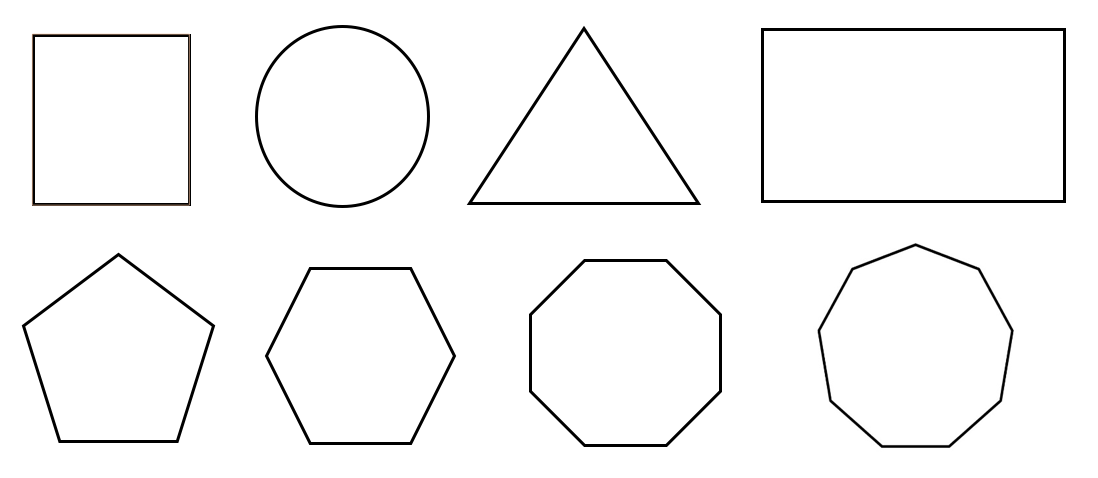
#> input picture images/shapes_d.png, 1098 x 478 px
$ python ShapeDetection.py
#> lines starting #> are read from the running program, lines starting #| are printed output that depends on the picture; after the words box and inside, x2 and y2 are one past the last pixel; in counts of white or black regions, pixels touching at a corner belong together
import cv2

image = cv2.imread("images/shapes_d.png")
#> image is the input picture: shape (478, 1098, 3); mean B, G, R 247.6, 247.6, 247.7
gray_image = cv2.cvtColor(image, cv2.COLOR_BGR2GRAY)

# Get the thresholds
thresh = cv2.Canny(gray_image, 200, 255)
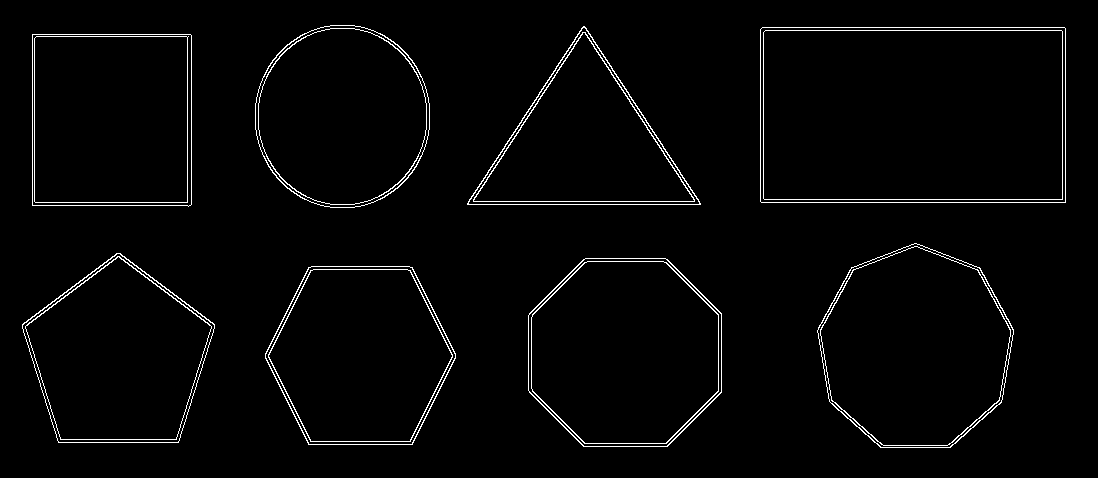
#> thresh: shape (478, 1098); 2.2% white in thin lines or dots, all inside (x1, y1, x2, y2) = (22, 25, 1066, 448)

# Get the contours
contours, _ = cv2.findContours(thresh.copy(), cv2.RETR_LIST, cv2.CHAIN_APPROX_NONE)
#> contours = 32 contours; largest, box (x1, y1, x2, y2) and area: (760, 27, 1066, 203) 53372, (760, 27, 1066, 203) 53372, (763, 30, 1063, 200) 50528, (763, 30, 1063, 200) 50528, (817, 243, 1014, 448) 30432
print("Contours found", len(contours))
#| Contours found 32

# Get approximate polygons -> in a loop
for (index, contour) in enumerate(contours):
    # The cv2 function used to approximate the number of sides in a contour
    poly_count = cv2.approxPolyDP(contour, .01 * cv2.arcLength(contour, True), True)
    # Compute the centers of the contour
    x, y, h, w = cv2.boundingRect(contour)
    center = cv2.moments(contour)
    cx = int(center['m10'] / center['m00']) - int(w / 4)
    cy = int(center['m01'] / center['m00']) - int(w / 4)
    print("Index {} -> polygon count -> {}", index, len(poly_count))

    # Calculate the dimensions

    cv2.putText(image, "{}".format(index), (cx, cy + 100), cv2.FONT_HERSHEY_SIMPLEX, 1, (0, 0, 0))

    if len(poly_count) == 3:
        shape_name = "Triangle"
        cv2.putText(image, shape_name, (cx, cy), cv2.FONT_HERSHEY_SIMPLEX, 1, (0, 0, 0))
    if len(poly_count) == 4:
        if w / h == 1:
            shape_name = "Square"
            cv2.putText(image, shape_name, (cx, cy), cv2.FONT_HERSHEY_SIMPLEX, 1, (0, 1, 0), 1)
        else:
            shape_name = "Rectangle"
            cv2.putText(image, shape_name, (cx, cy), cv2.FONT_HERSHEY_SIMPLEX, 1, (0, 100, 0), 1)
    if len(poly_count) > 20:
        shape_name = "Circle"
        cv2.putText(image, shape_name, (cx, cy), cv2.FONT_HERSHEY_SIMPLEX, 1, (0, 100, 0), 1)
#> this loop made 32 passes
#> (poly_count, x, y, h, w, cx, cy, shape_name) on passes 17 to 23: ([[36, 36], [187, 37], [186, 202], [34, 201]], 34, 36, 154, 167, 69, 78, 'Rectangle'), ([[36, 36], [34, 201], [187, 202], [188, 36]], 34, 36, 155, 167, 69, 78, 'Rectangle'), ([[33, 34], [191, 35], [190, 205], [32, 204]], 32, 34, 160, 173, 68, 76, 'Rectangle'), ([[32, 34], [32, 205], [190, 205], [191, 35]], 32, 34, 160, 173, 68, 76, 'Rectangle'), ([[473, 200], [583, 32], [694, 200]], 473, 32, 222, 170, 541, 102, 'Triangle'), ([[473, 199], [694, 201], [585, 32]], 473, 32, 222, 170, 541, 102, 'Triangle'), ([[763, 32], [1061, 30], [1062, 198], [764, 199]], 763, 30, 300, 170, 870, 72, 'Rectangle')
#> (x, y, h, w, cx, cy) on passes 1 to 6: (268, 269, 185, 173, 317, 312), (268, 269, 185, 173, 317, 312), (265, 266, 191, 179, 316, 311), (265, 266, 191, 179, 316, 311), (531, 261, 188, 183, 579, 307), (531, 261, 188, 183, 579, 307)
#| Index {} -> polygon count -> {} 0 6
#| Index {} -> polygon count -> {} 1 6
#| Index {} -> polygon count -> {} 2 6
#| Index {} -> polygon count -> {} 3 6
#| Index {} -> polygon count -> {} 4 8
#| Index {} -> polygon count -> {} 5 8
#| Index {} -> polygon count -> {} 6 8
#| Index {} -> polygon count -> {} 7 8
#> (further printed lines are left out)
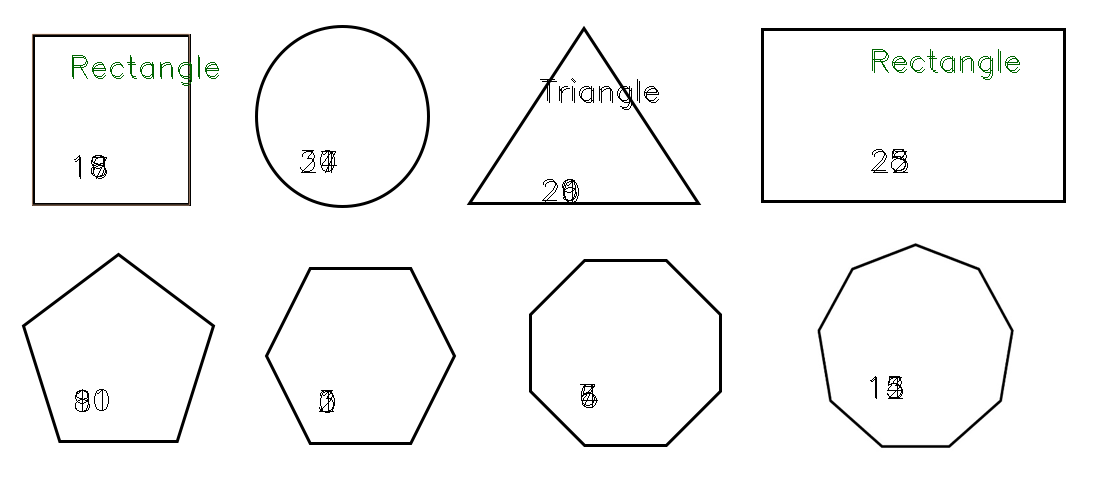
#> image: shape (478, 1098, 3); 0.7% of pixels changed, all inside (x1, y1, x2, y2) = (72, 49, 1020, 413)

cv2.imshow("Image", image)
cv2.waitKey(0)
cv2.destroyAllWindows()
